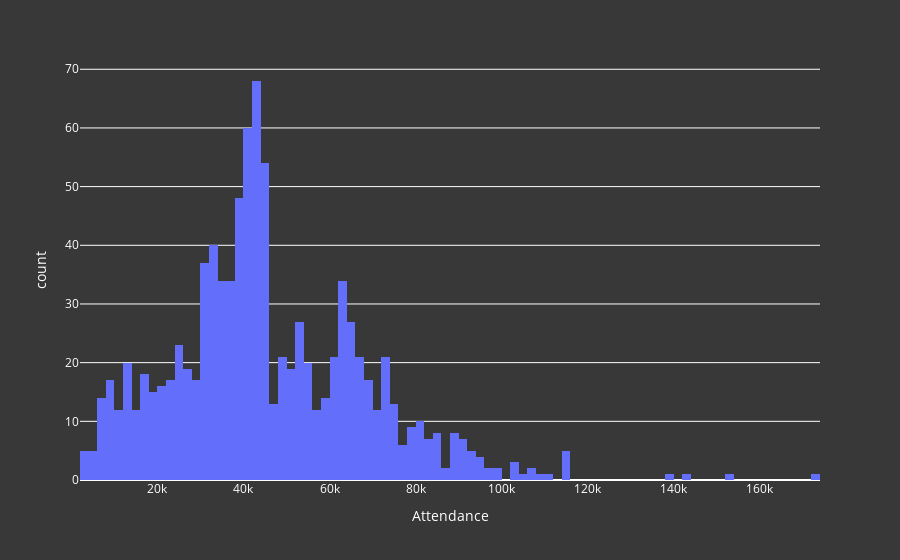

Source (notebook cell):
### Markdown cell above
### The histogram of attendence

### Code cell
fig = px.histogram(matches ,x="Attendance", nbins=100)
fig.update_layout(**layout_options)
fig.show()

### Figure 1 — Plotly figure (JSON) as saved in the notebook; plotly's stock layout.template omitted (floating-point values rounded to 4 significant figures; data arrays with more than 128 entries replaced by an {"elided": "..."} marker saying what was removed)
{"data": [{"alignmentgroup": "True", "bingroup": "x", "hovertemplate": "Attendance=%{x}<br>count=%{y}<extra></extra>", "legendgroup": "", "marker": {"color": "#636efa", "pattern": {"shape": ""}}, "name": "", "nbinsx": 100, "offsetgroup": "", "orientation": "v", "showlegend": false, "type": "histogram", "x": {"elided": "964 int values"}, "xaxis": "x", "yaxis": "y"}], "layout": {"barmode": "relative", "legend": {"font": {"color": "white"}, "tracegroupgap": 0}, "margin": {"t": 60}, "paper_bgcolor": "#383838", "plot_bgcolor": "#383838", "title": {"font": {"color": "white"}}, "xaxis": {"anchor": "y", "color": "white", "domain": [0, 1], "title": {"text": "Attendance"}}, "yaxis": {"anchor": "x", "color": "white", "domain": [0, 1], "title": {"text": "count"}}}}
